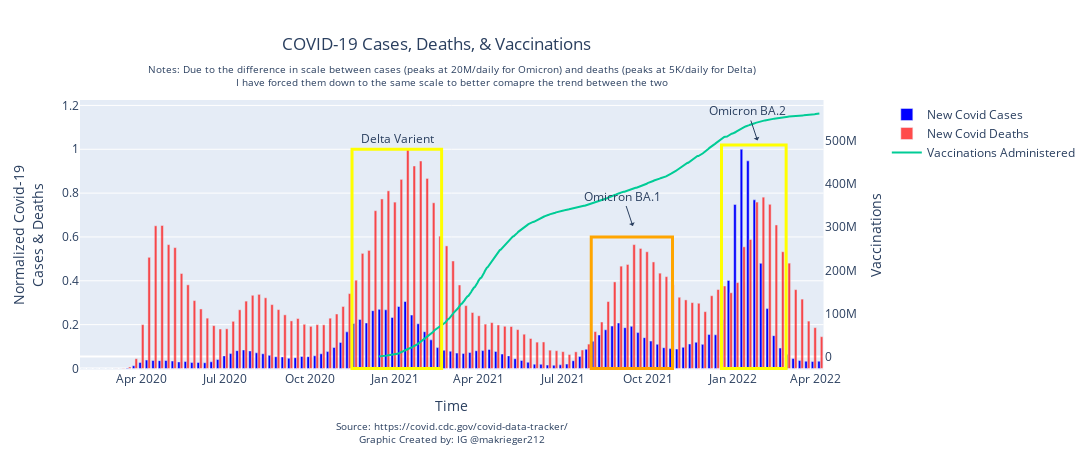

Write notebook code for a chart like this one.
### Code cell
fig = plot(covid_cases, covid_deaths, vaxx)
